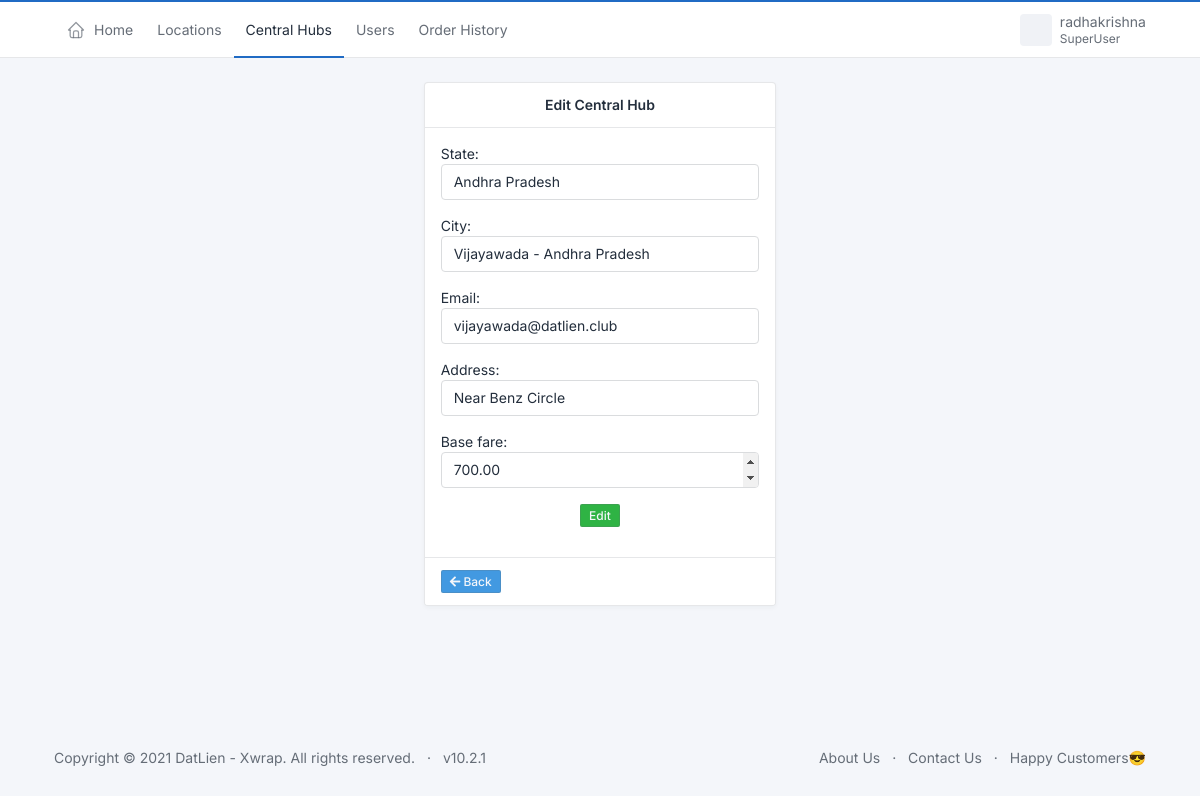
The app's page /datlien_admin/editCentralHub/vijayawada (signed in) with its own data.
### datlien/models.py (models this page shows, shortened)
class CentralHub(RandomIDModel):
    state = models.ForeignKey(State,on_delete=models.CASCADE,related_name='+')
    city = models.ForeignKey(City,on_delete=models.CASCADE,related_name='+')
    username = models.CharField(max_length=20)
    password = models.CharField(max_length=20)
    email = models.EmailField()
    address = models.CharField(max_length=100)
    base_fare = models.DecimalField(max_digits=9,decimal_places=2,default=0)
    created_on = models.DateTimeField(auto_now_add=True)
    updated_on = models.DateTimeField(auto_now=True)

class City(RandomIDModel):
    state = models.ForeignKey(State,on_delete=models.CASCADE,related_name='+')
    city = models.CharField(max_length=20)
    created_on = models.DateTimeField(auto_now_add=True)
    updated_on = models.DateTimeField(auto_now=True)
    def __str__(self):
        return f"{self.city} - {self.state}"

### datlien/views.py (the view)
# urls.py: path('editCentralHub/<str:username>', views.editCentralHub, name='editCentralHub'),
@login_required(login_url="login/")
def editCentralHub(request,username):
    if request.method == "POST":
        central_hub = CentralHub.objects.get(username=username)
        filledform = EditCentralHubForm(request.POST,instance=central_hub)
        if filledform.is_valid():
            filledform.save()
            return redirect('home')
        else:
            form = EditCentralHubForm(instance=central_hub)
            username = request.user.get_username()
            superuser = request.user.is_superuser
            message = "Try Again"
            return render(request, "datlien/editCentralHub.html",{
                'form':form,
                'username':username,
                'message':message,
                'superuser':superuser
            })
    else:
        central_hub = CentralHub.objects.get(username=username)
        form = EditCentralHubForm(instance=central_hub)
        username=request.user.get_username()
        superuser = request.user.is_superuser
        return render(request,"datlien/editCentralHub.html",{
            'superuser':superuser,
            'form':form,
            'username':username,
        })

### datlien/forms.py
class EditCentralHubForm(forms.ModelForm):
    class Meta:
        model = CentralHub
        fields = ['state','city','email','address', 'base_fare']

### datlien/models.py (called while the page is built)
    def __str__(self):
        return self.name

### datlien/templates/datlien/editCentralHub.html (shortened to what this page needs)
{% extends "datlien/base.html" %}
{% block 'header' %}
<header class="navbar navbar-expand-md navbar-light d-print-none">
  <div class="container-xl">
    <div class="navbar-nav flex-row order-md-last">
      <div class="nav-item dropdown">
        <a href="#" class="nav-link d-flex lh-1 text-reset p-0" data-bs-toggle="dropdown" aria-label="Open user menu">
          <span class="avatar avatar-sm" style="background-image: url(../../../static/static/avatars/000m.jpg)"></span>
          <div class="d-none d-xl-block ps-2">
            <div>{{username}}</div>
            <div class="mt-1 small text-muted">{% if superuser %}SuperUser{% else %}Staff{% endif %}</div>
          </div>
        </a>
      </div>
    </div>
    <div class="collapse navbar-collapse" id="navbar-menu">
      <div class="d-flex flex-column flex-md-row flex-fill align-items-stretch align-items-md-center">
        <ul class="navbar-nav">
          <li class="nav-item">
            <a class="nav-link" href="" >
              <span class="nav-link-icon d-md-none d-lg-inline-block">
              </span>
              <span class="nav-link-title">
                Home
              </span>
            </a>
          </li>
          {% if superuser %}
            <li class="nav-item">
              <a class="nav-link" href="{% url 'viewStates' %}">Locations</a>
            </li>
            <li class="nav-item active">
              <a class="nav-link" href="{% url 'viewCentralHubs' %}">Central Hubs</a>
            </li>
            <li class="nav-item">
              <a class="nav-link" href="{% url 'users' %}">Users</a>
            </li>
            <li class="nav-item">
              <a class="nav-link" href="{% url 'orders_history' %}">Order History</a>
            </li>
          {% endif %}
        </ul>
      </div>
    </div>
  </div>
</header>
{% endblock %}
{% block 'body' %}
{% load widget_tweaks %}
<div class="m-2">
    <div class="d-flex flex-column mt-3 mb-3">
        <div class="d-flex justify-content-sm-center">
            <div class="card text-dark col-md-auto">
                <h4 class="card-header d-flex justify-content-sm-center">
                    Edit Central Hub
                </h4>
                <div class="card-body d-flex flex-column justify-content-sm-center">
                    <div class="d-flex">
                        <form method="POST" novalidate>
                            {% for field in form %}
                            <div class="mb-3 row form-group {%if field.errors %}alert alert-danger{%endif%}">
                                {{ field.label_tag }}
                                <div>
                                    {% render_field field class="form-control" %}
                                </div>
                            </div>
                            {% endfor %}
                            <div class="text-center">
                                <button type="submit" class="btn btn-success btn-sm">Edit</button>
                            </div>
                        </form>
                    </div>
                </div>
                <div class="card-footer">
                  <a class="btn btn-info btn-sm" href="{% url 'viewCentralHubs'%}"> <i class="fa fa-arrow-left"></i>&nbsp;Back </a>
                </div>
            </div>
        </div>
    </div>
</div>
{% endblock %}

### records on screen
CentralHub: state "Andhra Pradesh" "vijayawada@datlien.club" "Near Benz Circle" "700.00"
City: city "Vijayawada - Andhra Pradesh"

### other values on screen
{{ username }} "radhakrishna"
{{ field.label_tag }} "State:" "City:" "Email:" "Address:" "Base fare:"
